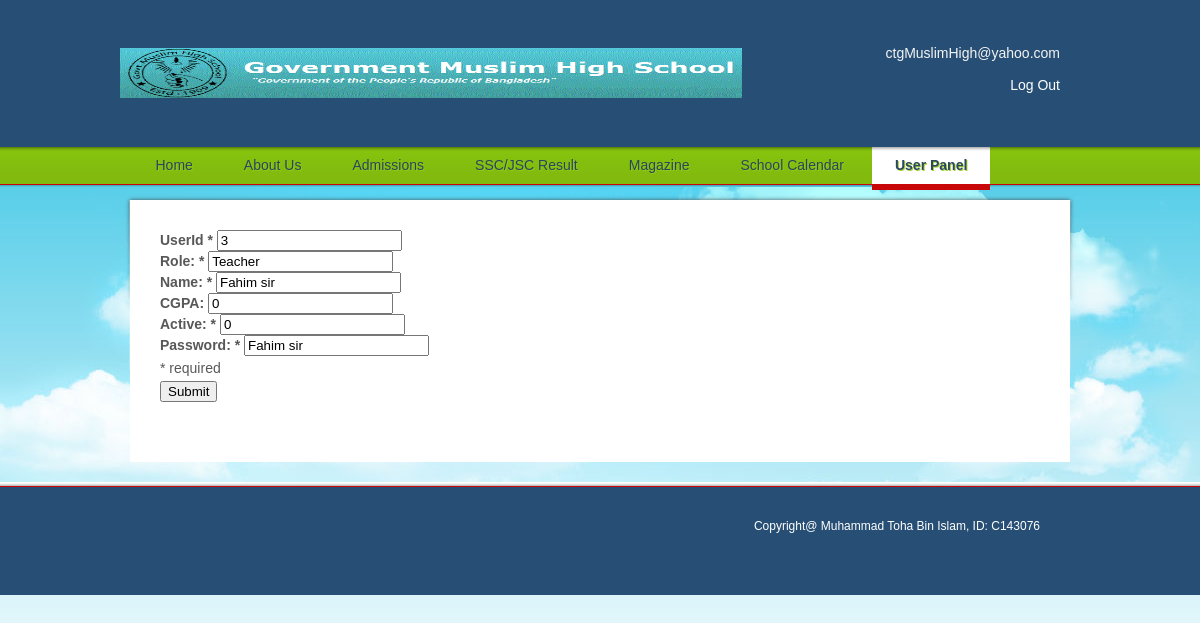
/webpage/edit.php?UserId=3, run on the app's committed database.
### tables this page shows
CREATE TABLE IF NOT EXISTS `all_users` (
  `UserId` varchar(20) NOT NULL,
  `Role` varchar(20) NOT NULL,
  `Name` varchar(20) NOT NULL,
  `CGPA` float NOT NULL,
  `Active` int(20) NOT NULL,
  `Password` varchar(20) NOT NULL,
  PRIMARY KEY (`UserId`)
);

### webpage/edit.php (the view, shortened to what this page needs)
<?php
function renderForm($UserId, $Role, $Name, $CGPA, $Active, $Password, $error)
{
?>
<!DOCTYPE html>
<html>
<head>
<link rel="stylesheet" type="text/css" href="styles/style.css" />
</head>
<body>
<div id="page">
  <div id="header">
    <div id="section">
      <div><a href="index.php"><img src="images/logo.gif" alt="" width="622" height="50"  /></a></div>
      <span>ctgMuslimHigh@yahoo.com<br />
      <br />
      <a href="logout.php">Log Out</a></span> </div>
    <ul>
      <li><a href="index.php">Home</a></li>
      <li><a href="about.php">About Us</a></li>
      <li><a href="admissions.php">Admissions</a></li>
      <li><a href="result.php">SSC/JSC Result</a></li>
      <li><a href="Magazine.php">Magazine</a></li>
      <li><a href="school-calendar.php">School Calendar</a></li>
      <li class="current"><a href="contact-us1.php">User Panel</a></li>
    </ul>
  </div>
  <div id="content">
    <div>
<form action="" method="post">
<div>
<strong>UserId *</strong> <input type="text" name="UserId" value="<?php echo $UserId; ?>" /><br/>
<strong>Role: *</strong> <input type="text" name="Role" value="<?php echo $Role; ?>" /><br/>
<strong>Name: *</strong> <input type="text" name="Name" value="<?php echo $Name; ?>" /><br/>
<strong>CGPA: </strong> <input type="text" name="CGPA" value="<?php echo $CGPA; ?>" /><br/>
<strong>Active: *</strong> <input type="text" name="Active" value="<?php echo $Active; ?>" /><br/>
<strong>Password: *</strong> <input type="text" name="Password" value="<?php echo $Password; ?>" /><br/>
<p>* required</p>
<input type="submit" name="submit" value="Submit">
</div>
</form>
    </div>
  </div>
  <div id="footer">
    <div>
	  <div class="section">
		<p>Copyright@  Muhammad Toha Bin Islam, ID: C143076</p>
      </div>
    </div>
  </div>
</div>
</html>
<?php
}
if (isset($_POST['submit']))
{
$UserId = $_POST['UserId'];
$Role = $_POST['Role'];
$Name = $_POST['Name'];
$CGPA = $_POST['CGPA'];
$Active = $_POST['Active'];
$Password = $_POST['Password'];
if ($UserId == '' || $Role == '' || $Name == '' || $Password == '' )
{
$error = 'ERROR: Please fill in all required fields!';
renderForm($UserId, $Role, $Name, $CGPA, $Active, $Password, $error);
}
else
{
mysql_query("UPDATE All_users SET UserId='$UserId', Role='$Role', Name='$Name', CGPA='$CGPA', Active ='$Active', Password='$Password' WHERE UserId='$UserId'")
or die(mysql_error());
header("Location: contact-us.php");
}
}
else
{
if (isset($_GET['UserId']) && is_numeric($_GET['UserId']))
{
$UserId = $_GET['UserId'];
$result = mysql_query("SELECT * FROM All_users WHERE UserId='$UserId'")
or die("toha vaia" . mysql_error());
$row = mysql_fetch_array($result);
if($row)
{
$UserId = $row['UserId'];
$Role = $row['Role'];
$Name = $row['Name'];
$CGPA = $row['CGPA'];
$Active = $row['Active'];
$Password = $row['Password'];
renderForm($UserId, $Role, $Name, $CGPA, $Active, $Password, '');
}
else
{
echo "No results!";
}
}
else
{
echo 'Error!';
}
}
?>

### webpage/styles/style.css (style rules this page uses)
body { background:#fff url(../images/background.gif) repeat-x center 187px; color:#585858; font-family:Arial; font-size:14px; margin:0; min-width:960px; }
a { outline:none; }
img { border:none; }
#header div#section:after, #header ul:after, #content div:after, #content div ul.services:after, #footer div:after, #footer div div.section ul:after { clear:both; content:" "; display:block; font-size:0; height:0; visibility:hidden; }
#page { background:url(../images/background.jpg) no-repeat center 180px; width:100%; }
#header { background:url(../images/bg-header.gif) repeat-x; height:auto; overflow:hidden; position:relative; }
#header div#section { height:145px; margin:0 auto; width:960px; }
#header div#section div { float:left; margin-top:48px; }
#header div#section div a { display:block; }
#header div#section span { color:#f4f4f4; float:right; margin:0; padding-right:20px; padding-top:45px; text-align:right; width:178px; }
#header ul { list-style:none; margin:2px auto 0; padding:0; width:935px; }
#header ul li { float:left; padding-right:5px; }
#header ul li a { color:#28475C; display:block; font-size:14px; height:43px; line-height:37px; padding:0 23px; text-align:center; text-decoration:none; text-shadow:1px 1px 0 #94C81D; text-transform:capitalize; }
#header ul li.current, #header ul li:hover { height:43px; }
#header ul li.current a { background:url(../images/bg-menu.gif) repeat-x; color:#2a495e; font-weight:bold; text-shadow:1px 1px 0 #a8d32c; }
#content { background:url(../images/bg-content.gif) no-repeat top center; margin:0 auto; min-height:174px; overflow:hidden; position:relative; width:960px; ; }
#content div { background:#fff; margin:10px auto 20px; padding:30px; width:880px; }
#content div div { margin:0; padding:0 0 30px; width:auto; }
#content div#home div div#aside div p, #content div p { line-height:25px; margin:0; padding-bottom:0; text-align:justify; }
#footer { background:#274F75 url(../images/bg-footer.gif) repeat-x; min-height:113px; width:100%; }
#footer div { font-size:12px; margin:0 auto; padding-top:37px; position:relative; width:960px; }
#footer div div.section { float:right; padding:0; width:700px; }
#footer div div.section p { color:white; margin:0; padding:0px 40px 0px; text-align:right; }
span a { color: white;font-style:Arial Black;text-decoration:none; }

### data on the page
all_users: UserId "3", Role "Teacher", Name "Fahim sir", CGPA "0", Active "0", Password "Fahim sir"
